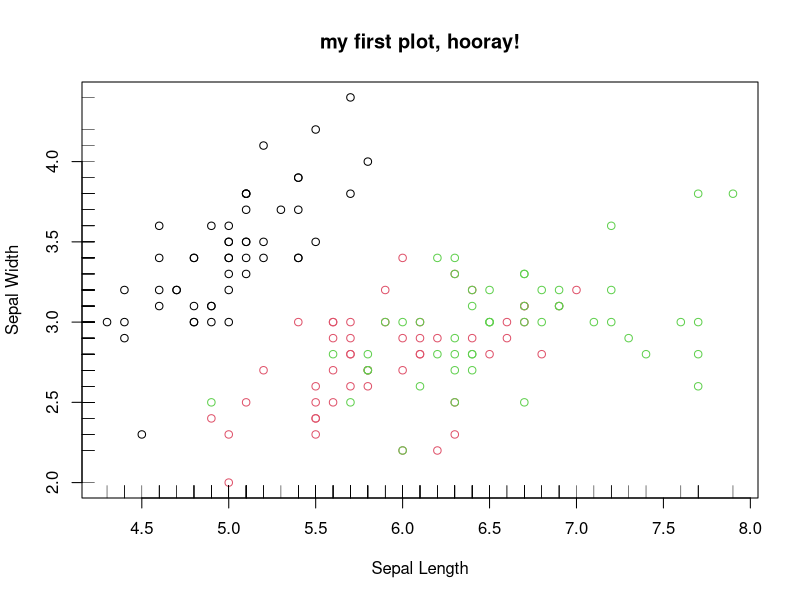
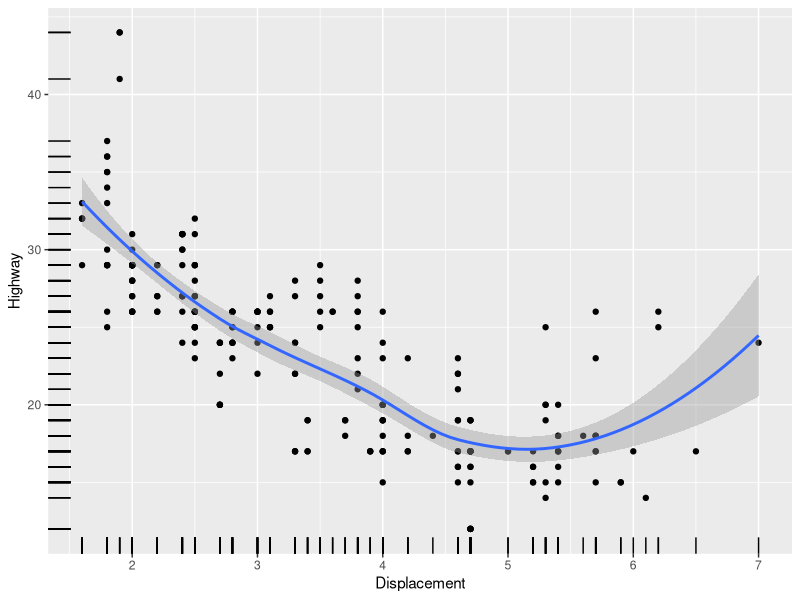

These charts were generated, in order, by the following R code:
## ---- chunk 1
knitr::opts_chunk$set(echo = TRUE)
## ---- chunk 2
library(tidyverse)
## ---- chunk 3
data(iris)
#view(iris) this language is case sensitive, this opens a data frame
#str(iris) #number of obs is number of rows. factor means categorical vector
#head(iris, 10)
#tail(iris, 5)
plot(iris$Sepal.Length,iris$Sepal.Width, xlab= "Sepal Length", ylab= "Sepal Width", type= "p", main= "my first plot, hooray!", col = iris$Species) #xlab and ylab is universal in R. the only thing you should give to a plot function is x. everything else is by default. quotes are needed whenever something has a name that you want to give it. you don't need quotes to assign a name to a VARIABLE. Col changes the color of the points based on the category.
rug(iris$Sepal.Length, side=1) #adds tickmarks to the axes, can change width with lwd
rug(iris$Sepal.Width, side=2)
## ---- chunk 4
    ggplot(mpg, mapping = aes(x = displ, y = hwy)) + ## map data to aesthetics 
      geom_point() +                                 ## apply aesthetics to 
                                                     ##   point objects
      geom_smooth(se = TRUE, method = loess) +      ## add smoothing objects
      geom_rug() +                                   ## add rug objects
      xlab("Displacement") +
      ylab("Highway")
